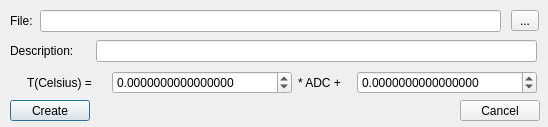
<?xml version="1.0" encoding="UTF-8"?>
<ui version="4.0">
 <class>NewADC2TempDialog</class>
 <widget class="QDialog" name="NewADC2TempDialog">
  <property name="windowModality">
   <enum>Qt::ApplicationModal</enum>
  </property>
  <property name="geometry">
   <rect>
    <x>0</x>
    <y>0</y>
    <width>548</width>
    <height>127</height>
   </rect>
  </property>
  <property name="sizePolicy">
   <sizepolicy hsizetype="Fixed" vsizetype="Fixed">
    <horstretch>0</horstretch>
    <verstretch>0</verstretch>
   </sizepolicy>
  </property>
  <property name="minimumSize">
   <size>
    <width>548</width>
    <height>127</height>
   </size>
  </property>
  <property name="maximumSize">
   <size>
    <width>548</width>
    <height>127</height>
   </size>
  </property>
  <property name="windowTitle">
   <string>New ADC to Temperature settings</string>
  </property>
  <widget class="QPushButton" name="Create">
   <property name="geometry">
    <rect>
     <x>10</x>
     <y>100</y>
     <width>80</width>
     <height>21</height>
    </rect>
   </property>
   <property name="text">
    <string>Create</string>
   </property>
  </widget>
  <widget class="QPushButton" name="Cancel">
   <property name="geometry">
    <rect>
     <x>460</x>
     <y>100</y>
     <width>80</width>
     <height>21</height>
    </rect>
   </property>
   <property name="text">
    <string>Cancel</string>
   </property>
  </widget>
  <widget class="QLabel" name="label">
   <property name="geometry">
    <rect>
     <x>10</x>
     <y>13</y>
     <width>51</width>
     <height>16</height>
    </rect>
   </property>
   <property name="text">
    <string>File:</string>
   </property>
  </widget>
  <widget class="QLineEdit" name="lnFilePath">
   <property name="geometry">
    <rect>
     <x>40</x>
     <y>10</y>
     <width>461</width>
     <height>22</height>
    </rect>
   </property>
   <property name="readOnly">
    <bool>true</bool>
   </property>
  </widget>
  <widget class="QToolButton" name="tbSelectFile">
   <property name="geometry">
    <rect>
     <x>511</x>
     <y>10</y>
     <width>28</width>
     <height>21</height>
    </rect>
   </property>
   <property name="text">
    <string>...</string>
   </property>
  </widget>
  <widget class="QLabel" name="label_2">
   <property name="geometry">
    <rect>
     <x>10</x>
     <y>43</y>
     <width>81</width>
     <height>16</height>
    </rect>
   </property>
   <property name="text">
    <string>Description:</string>
   </property>
  </widget>
  <widget class="QLineEdit" name="lnDescription">
   <property name="geometry">
    <rect>
     <x>96</x>
     <y>40</y>
     <width>441</width>
     <height>22</height>
    </rect>
   </property>
   <property name="maxLength">
    <number>64</number>
   </property>
  </widget>
  <widget class="QLabel" name="label_3">
   <property name="geometry">
    <rect>
     <x>27</x>
     <y>75</y>
     <width>79</width>
     <height>16</height>
    </rect>
   </property>
   <property name="text">
    <string>T(Celsius) =</string>
   </property>
  </widget>
  <widget class="QDoubleSpinBox" name="sbMul">
   <property name="geometry">
    <rect>
     <x>112</x>
     <y>71</y>
     <width>180</width>
     <height>23</height>
    </rect>
   </property>
   <property name="decimals">
    <number>16</number>
   </property>
   <property name="minimum">
    <double>-1000000.000000000000000</double>
   </property>
   <property name="maximum">
    <double>1000000.000000000000000</double>
   </property>
   <property name="singleStep">
    <double>0.010000000000000</double>
   </property>
  </widget>
  <widget class="QLabel" name="label_4">
   <property name="geometry">
    <rect>
     <x>298</x>
     <y>75</y>
     <width>52</width>
     <height>16</height>
    </rect>
   </property>
   <property name="text">
    <string>* ADC +</string>
   </property>
  </widget>
  <widget class="QDoubleSpinBox" name="sbAdd">
   <property name="geometry">
    <rect>
     <x>357</x>
     <y>71</y>
     <width>180</width>
     <height>23</height>
    </rect>
   </property>
   <property name="decimals">
    <number>16</number>
   </property>
   <property name="minimum">
    <double>-1000000.000000000000000</double>
   </property>
   <property name="maximum">
    <double>1000000.000000000000000</double>
   </property>
   <property name="singleStep">
    <double>0.010000000000000</double>
   </property>
  </widget>
 </widget>
 <resources/>
 <connections/>
</ui>
